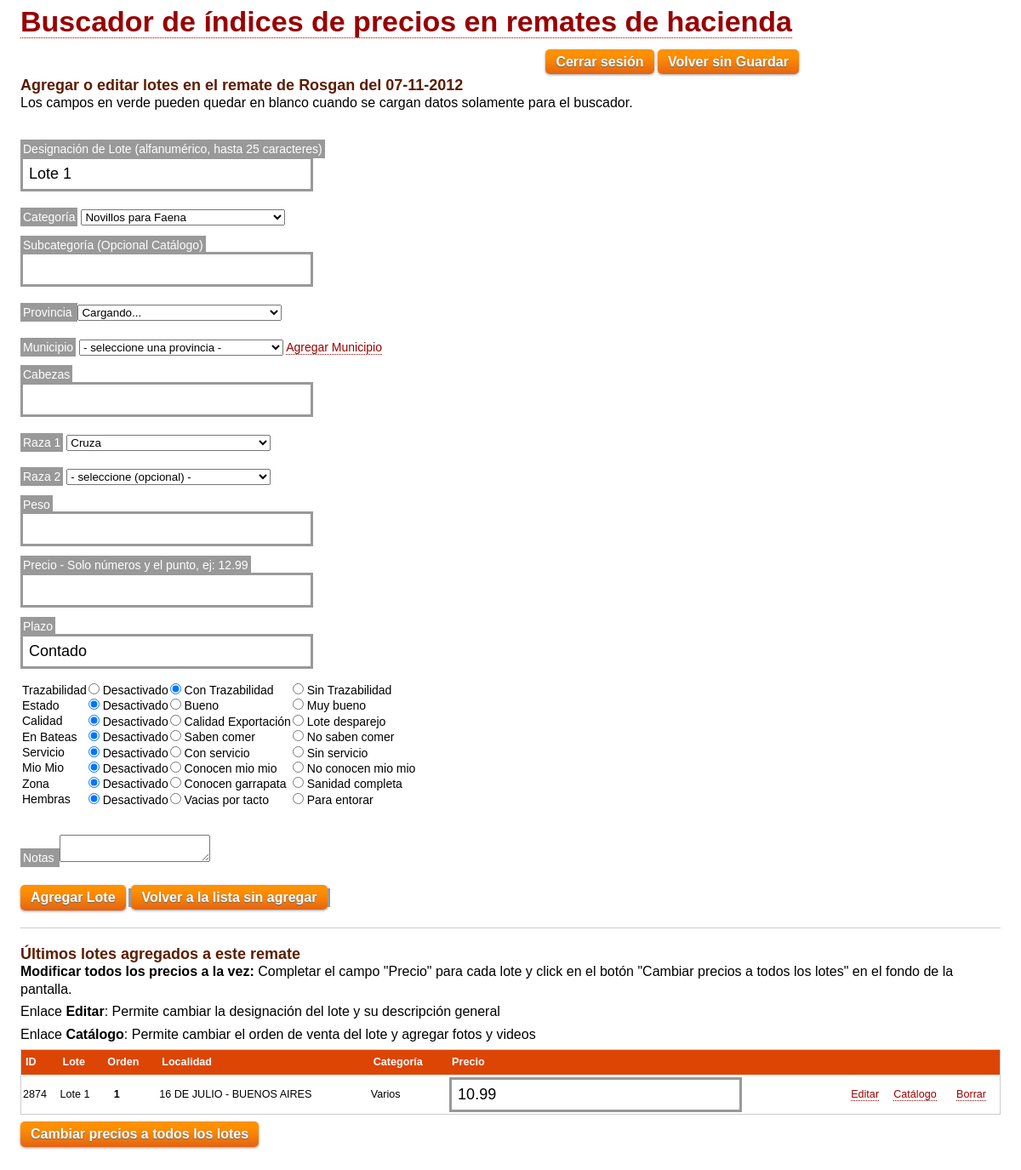
Page /nuevo-lote.php?subasta=126&lote=nuevo (signed in) on the committed database.
### tables this page shows
CREATE TABLE IF NOT EXISTS `remates` (
  `remate_id` int(11) NOT NULL AUTO_INCREMENT,
  `fecha_re` date NOT NULL,
  `hora_re` varchar(5) NOT NULL DEFAULT '14:00',
  `organizador` varchar(100) DEFAULT NULL,
  `metodo` varchar(50) DEFAULT NULL,
  `logo_re` varchar(255) NOT NULL DEFAULT 'images/logos/rural.png',
  `nombre_re` varchar(50) DEFAULT NULL,
  `informes_re` varchar(50) NOT NULL DEFAULT '(011) 4777-4200',
  `status_re` int(1) NOT NULL DEFAULT '0',
  `cardinal_re` int(11) NOT NULL DEFAULT '0',
  PRIMARY KEY (`remate_id`)
);

CREATE TABLE IF NOT EXISTS `localidades` (
  `localidad_id` int(11) NOT NULL AUTO_INCREMENT,
  `localidad` varchar(100) NOT NULL,
  `latitud` float(10,8) NOT NULL,
  `longitud` float(10,8) NOT NULL,
  `provincia_id` int(3) NOT NULL,
  PRIMARY KEY (`localidad_id`)
);

CREATE TABLE IF NOT EXISTS `lotes` (
  `lote_id` int(11) NOT NULL AUTO_INCREMENT,
  `fecha_lo` date NOT NULL,
  `provincia_lo` int(3) NOT NULL,
  `localidad_lo` int(11) NOT NULL,
  `categoria_lo` int(3) NOT NULL,
  `subcategoria` varchar(30) DEFAULT NULL,
  `cabezas` varchar(20) DEFAULT '0',
  `raza` varchar(150) DEFAULT NULL,
  `peso` varchar(20) DEFAULT NULL,
  `precio` varchar(20) DEFAULT '0',
  `plazo` varchar(20) DEFAULT NULL,
  `notas` varchar(255) DEFAULT NULL,
  `remate_id` int(11) NOT NULL,
  `num_lo` varchar(25) NOT NULL DEFAULT 'Sin nombre',
  `orden_lo` int(11) NOT NULL DEFAULT '0',
  `foto_1` varchar(255) NOT NULL DEFAULT 'images/000.jpg',
  `foto_2` varchar(255) NOT NULL DEFAULT 'images/000.jpg',
  `foto_3` varchar(255) NOT NULL DEFAULT 'images/000.jpg',
  `foto_4` varchar(255) NOT NULL DEFAULT 'images/000.jpg',
  `video` varchar(255) NOT NULL DEFAULT 'images/000.flv',
  `certificador_id` int(3) NOT NULL DEFAULT '1',
  PRIMARY KEY (`lote_id`)
);

CREATE TABLE IF NOT EXISTS `provincias` (
  `provincia_id` int(3) NOT NULL AUTO_INCREMENT,
  `provincia` varchar(50) NOT NULL,
  PRIMARY KEY (`provincia_id`)
);

### nuevo-lote.php (the view, shortened to what this page needs)
<html <?php xm();?>>
<head>
</head>
<body>
<?php include_once 'comun/abre-body-usuario.php';?>
<?php if(!empty($_SESSION['LoggedIn']) && !empty($_SESSION['username'])): ?>
<?php
include_once 'inc/class.hacienda.inc.php';
		$remat = new BipherHacienda($db);
		list($id, $fe, $ho, $or, $met, $st, $ca) = $remat->cargarInfoRemate();
		$nombre_lote =  $ca + 1;
?>
<h2>Agregar o editar lotes en el remate de <?php echo $or; ?> del <?php echo darVueltaFecha($fe); ?></h2>
			<p>Los campos en verde pueden quedar en blanco cuando se cargan datos solamente para el buscador.</p>
<br></br>
		<form method="post" action="db-interaccion/hacienda.php" id="agregar-lote-form" name="fvalida">
			<div>
			<label for="numerolote" class="catalogo">Designación de Lote (alfanumérico, hasta 25 caracteres)</label>
			<input type="text" name="numerolote" id="numerolote" value="Lote <?php echo $nombre_lote; ?>" />
				<br />
			<label class="selec" for="categoria">Categoría</label>
			<?php include_once 'comun/categorias-select.php'; ?>
				<br/><br/>
			<label for="subcategoria" class="catalogo">Subcategoría (Opcional Catálogo)</label>
			<input type="text" name="subcategoria"	id="subcategoria" />
				<br />
			<label class="selec" for="provincia">Provincia </label>
		  	<select id="provincia" name="provincia">
		    	<option>Cargando...</option>
			</select>
		  		<br/><br/>
			<label class="selec" for="municipio">Municipio</label>
			<select id="municipio" name="municipio">
		  		<option>- seleccione una provincia -</option>
			</select> <span class="juntoacombo"><a href="nuevo-municipio.php" title="Antes verificar que no esta en la lista">Agregar Municipio</a></span>
				<br /><br />
			<label for="cabezas">Cabezas</label>
			<input type="text" name="cabezas" id="cabezas" />
				<br />
				<br/><br/>
			<label for="peso">Peso</label>
			<input type="text" name="peso" id="peso" />
				<br />
			<label for="precio">Precio - Solo números y el punto, ej: 12.99</label>
			<input type="text" name="precio" id="precio" />
				<br />
			<label for="plazo">Plazo</label>
			<input type="text" name="plazo" value="Contado"	id="plazo" />
				<br />
<table class="opciones">
	<tr class="non">
		<td class="etiqueta">Trazabilidad</td>
		<td><input name="ctr" type="radio" value="" /> <span class="box">Desactivado</span></td>
		<td><input name="ctr" type="radio" checked="checked" value="Con Trazabilidad. " /> <span class="box">Con Trazabilidad</span></td>
		<td><input name="ctr" type="radio" value="Sin Trazabilidad. " /> <span class="box">Sin Trazabilidad</span></td>
	</tr>
	<tr>
		<td class="etiqueta">Estado</td>
	<td><input name="str" type="radio" checked="checked" value="" /> <span class="box">Desactivado</span></td>
	<td><input name="str" type="radio" value="Estado bueno. " /> <span class="box">Bueno</span></td>
	<td><input name="str" type="radio" value="Estado muy bueno. " /> <span class="box">Muy bueno</span></td>
	</tr>
	<tr class="non">
	<td class="etiqueta">Calidad</td>
	<td><input name="cex" type="radio" checked="checked" value="" /> <span class="box">Desactivado</span></td>
	<td><input name="cex" type="radio" value="Calidad Exportacion. " /> <span class="box">Calidad Exportación</span></td>
	<td><input name="cex" type="radio" value="Lote desparejo. " /> <span class="box">Lote desparejo</span></td>
	</tr>
	<tr>
	<td class="etiqueta">En Bateas</td>
	<td><input name="sco" type="radio" checked="checked" value="" /> <span class="box">Desactivado</span></td>
	<td><input name="sco" type="radio" value="Saben comer. " /> <span class="box">Saben comer</span></td>
	<td><input name="sco" type="radio" value="No saben comer. " /> <span class="box">No saben comer</span></td>
		</tr>
		<tr class="non">
	<td class="etiqueta">Servicio</td>
	<td><input name="csv" type="radio" checked="checked" value="" /> <span class="box">Desactivado</span></td>
	<td><input name="csv" type="radio" value="Con servicio. " /> <span class="box">Con servicio</span></td>
	<td><input name="csv" type="radio" value="Sin servicio. " /> <span class="box">Sin servicio</span></td>
		</tr>
		<tr>
	<td class="etiqueta">Mio Mio</td>
	<td><input name="cmi" type="radio" checked="checked" value="" /> <span class="box">Desactivado</span></td>
	<td><input name="cmi" type="radio" value="Conocen mio mio. " /> <span class="box">Conocen mio mio</span></td>
	<td><input name="cmi" type="radio" value="No conocen mio mio. " /> <span class="box">No conocen mio mio</span></td>
		</tr>
		<tr class="non">
	<td class="etiqueta">Zona</td>
	<td><input name="cgr" type="radio" checked="checked" value="" /> <span class="box">Desactivado</span></td>
	<td><input name="cgr" type="radio" value="Conocen garrapata. " /> <span class="box">Conocen garrapata</span></td>
	<td><input name="cgr" type="radio" value="Sanidad completa. " /> <span class="box">Sanidad completa</span></td>
		</tr>
		<tr>
	<td class="etiqueta">Hembras</td>
	<td><input name="nsc" type="radio" checked="checked" value="" /> <span class="box">Desactivado</span></td>
	<td><input name="nsc" type="radio" value="Vacias por tacto. " /> <span class="box">Vacias por tacto</span></td>
	<td><input name="nsc" type="radio" value="Para entorar. " /> <span class="box">Para entorar</span></td>
		</tr>
</table>
		<br /><br />
			<label for="notas" class="catalogo">Notas </label>
			<textarea rows="2" name="notas" id="notas" /></textarea>
				<br /><br />
			<input type="submit" name="agregar-lote" id="agregarlote" value="Agregar Lote" class="button" onclick="return valida()"/>
			<label class="blanco"><a class="button" href="login.php">Volver a la lista sin agregar</a></label>
		</div>
	</form>
			<hr />
		<h2 id="lotes">Últimos lotes agregados a este remate</h2>
		<p><strong>Modificar todos los precios a la vez: </strong> Completar el campo "Precio" para cada lote y click en el botón "Cambiar precios a todos los lotes" en el fondo de la pantalla.</p>
		<p>Enlace <strong>Editar</strong>: Permite cambiar la designación del lote y su descripción general</p>
		<p>Enlace <strong>Catálogo</strong>: Permite cambiar el orden de venta del lote y agregar fotos y videos</p>
<?php
	$listalot = new BipherHacienda($db);
	$listalot->listaLotesPorRemateEditable($id);
?>
<?php
	else:
?>
	<h2>Inicie Sesión...</h2>
<?php
	include_once 'comun/form-loguearse.txt';
	endif;
?>
	</div>
</body>
</html>

### inc/class.hacienda.inc.php (shortened to what this page needs)
<?php
class BipherHacienda
{
	private $_db;
	public function __construct($db=NULL)
	{
		if(is_object($db))
		{
			$this->_db = $db;
		}
		else
		{
			$dsn = "mysql:host=".DB_HOST.";dbname=".DB_NAME;
			$this->_db = new PDO($dsn, DB_USER, DB_PASS);
		}
	}
	public function cargarInfoRemate($subasta=NULL)
	{
		$subasta = $_GET['subasta'];
		$sql = "SELECT * FROM remates WHERE remate_id=:subasta";
		try
		{
			$stmt = $this->_db->prepare($sql);
			$stmt->bindParam(':subasta', $subasta, PDO::PARAM_INT);
			$stmt->execute();
			$linea = $stmt->fetch();
			return array($linea['remate_id'], $linea['fecha_re'], $linea['hora_re'], $linea['organizador'], $linea['metodo'], $linea['logo_re'], $linea['nombre_re'], $linea['informes_re'], $linea['status_re'], $linea['cardinal_re']);
		}
		catch(PDOException $e)
		{
			return FALSE;
		}
	}
	public function listaLotesPorRemateEditable($re=NULL)
	{
		$sql = "SELECT localidades.localidad, provincias.provincia, lotes.categoria_lo, lotes.precio, lotes.num_lo, lotes.orden_lo, lotes.lote_id FROM localidades, provincias, lotes WHERE lotes.remate_id =:re AND provincias.provincia_id = localidades.provincia_id AND lotes.localidad_lo = localidades.localidad_id AND lotes.fecha_lo > DATE_ADD(CURDATE(), INTERVAL -60 DAY) ORDER BY orden_lo ASC";
		$intervalo = NULL;
	try
	{
		$stmt = $this->_db->prepare($sql);
		$stmt->bindParam(':re', $re, PDO::PARAM_INT);
		$stmt->execute();
		echo '<form method="post" action="db-interaccion/hacienda.php" id="cambiar-precios-form">';
		echo '<table class="ensayo" summary="Lotes cargados" cellspacing="0">';
		echo '<tbody>';
		echo '<tr class="principal">';
		echo '<th>ID</th><th>Lote</th><th>Orden</th><th>Localidad</th><th>Categoría</th><th>Precio</th><th></th><th></th><th></th>';
		echo '</tr>';
		echo '<tr>';
		$i = 1;
		while($row = $stmt->fetch())
		{
			$lok = $row['localidad'];
			$prv = $row['provincia'];
			$kat = $row['categoria_lo'];
			$pre = $row['precio'];
			$nlo = $row['num_lo'];
			$ord = $row['orden_lo'];
			$lid = $row['lote_id'];
			echo '<tr>';
			echo '<td><input type="hidden" name="lote'.$i.'" value="'.$lid.'" />'.$lid. '</td>';
			echo '<td>'.$nlo.'</td>';
			echo '<td><strong> &nbsp; &nbsp;' .noMostrarSiEsCero($ord).'</strong></td>';
			echo '<td>' .$lok. ' - '.$prv.'</td>';
			echo '<td>' .decirCategoria($kat).'</td>';
			echo '<td><input id="entabla" type="text" name="precio'.$i.'" value="'.$pre.'"/></td>';
			echo '<td><a href="editar-lote.php?lote='.$lid.'">Editar</a></td>';
			echo '<td><a href="ordenar-lotes.php?rid='.$re.'&ord='.$ord.'&lid='.$lid.'">Cat&aacute;logo</a></td>';
			echo '<td><a href="eliminar-lote.php?subasta='.$re.'&lote='.$lid.'&orden='.$ord.'">Borrar</a></td>';
			echo "</tr>";
			$intervalo = $i++;
		}
		echo '</table>';
		if($intervalo != NULL)
		{
		echo '<input type="submit" name="cambiar-precios" id="cambiar-precios" value="Cambiar precios a todos los lotes" class="button" />';
		}
		echo '</form>';
	}
	catch(PDOException $e)
		{
			return $e->getMessage();
		}
	}
}
?>

### comun/frente.css (style rules this page uses)
* { margin: 0; padding: 0; }
input { outline: 0; }
body { font: 14px/1.1 Helvetica, Sans-Serif; }
hr { height: 1px; background: #ccc; clear: both; margin: 20px 0; border: none; display: block; }
.button { background: url(../images/button-bg.png) repeat-x; -moz-border-radius: 5px; padding: 6px 12px; border: none; color: white; cursor: pointer; text-shadow: 0 1px 1px #666; -webkit-border-radius: 5px; -webkit-box-shadow: 0 1px 3px #999; font: bold 16px Helvetica; margin-top: 8px; }
a { text-decoration: none; color: #900; border-bottom: 1px dotted #900; outline: none; }
h2 { font: bold 18px Helvetica, Sans-Serif; margin: 0 0 0 0; color: #5C1D01; }
p { margin: 0 0 6px 0; font: 16px/1.3 Helvetica, Sans-Serif; }
table.ensayo { border: 1px solid #ccc; width: 100%; margin-top: 0; }
table.ensayo tbody tr.principal th { font: bold .9em/1.5em Tahoma, Arial, sans-serif; color: #fff; background: #DC4503; text-align: left; padding: 5px; border: 0; }
table.ensayo tbody td { font: .9em/1.5em Tahoma, Arial, sans-serif; color: #000; background: #fff; text-align: left; padding: 2px; border-top: 1px dotted #eee; }
table.ensayo tbody th { font: bold .9em/1.5em Tahoma, Arial, sans-serif; color: #DC4503; background: #FEFFF1; text-align: center; padding: 2px; border-top: 1px solid #eee; }
.selec { width: 200px; }
label { background: #999; color: white; padding: 3px; }
select { width: 240px; position: relative; margin-top: 6px; }
input[type="text"], input[type="password"] { width: 324px; border: 3px solid #999; font-size: 18px; padding: 7px; display: block; }

### rows in the picture
remates: organizador "Rosgan", fecha_re "07-11-2012", numerolote "Lote 1"
localidades: lotes.lote_id "2874", lotes.num_lo "Lote 1", lotes.orden_lo "1", localidad "16 DE JULIO", provincia.provincia "BUENOS AIRES", lotes.categoria_lo "Varios", precio "10.99"

### other values in the picture
form field categoria "Novillos para Faena"
